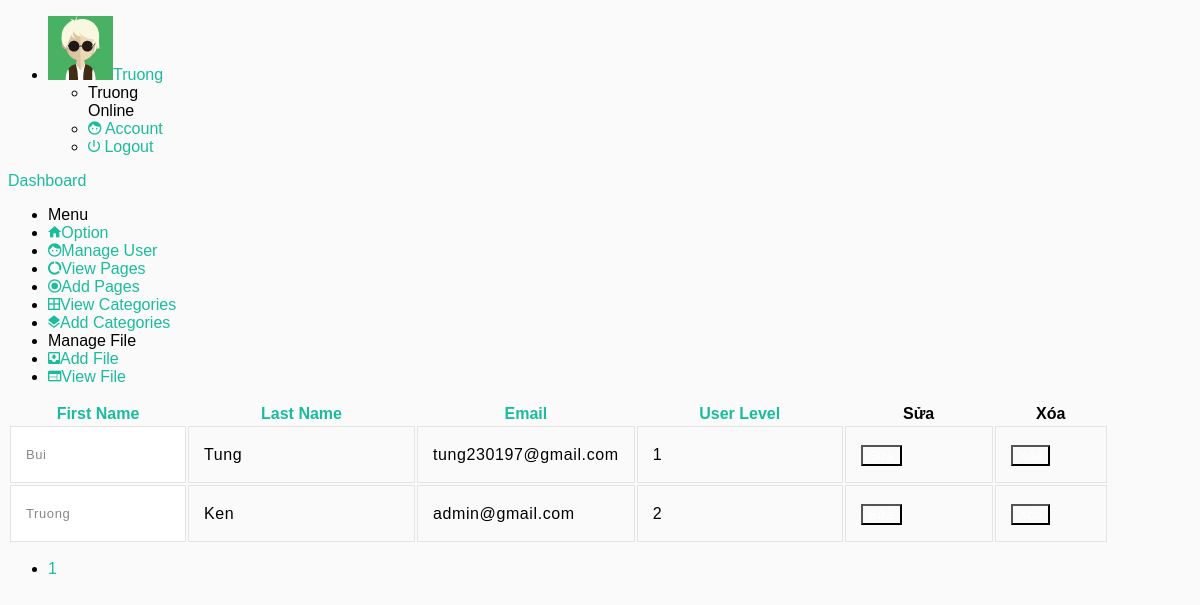
/admin/manage_user.php (signed in), run on the app's committed database.
### tables this page shows
CREATE TABLE IF NOT EXISTS `users` (
  `user_id` int(11) NOT NULL AUTO_INCREMENT,
  `first_name` varchar(50) NOT NULL,
  `last_name` varchar(50) NOT NULL,
  `email` varchar(60) NOT NULL,
  `pass` varchar(40) NOT NULL,
  `website` varchar(60) DEFAULT NULL,
  `bio` text,
  `avatar` varchar(100) DEFAULT NULL,
  `user_level` tinyint(4) NOT NULL,
  `active` varchar(60) DEFAULT NULL,
  `registration_date` datetime NOT NULL,
  PRIMARY KEY (`user_id`),
  UNIQUE KEY `email` (`email`),
  KEY `registration_date` (`registration_date`),
  KEY `first_name` (`first_name`),
  KEY `last_name` (`last_name`),
  KEY `pass` (`pass`)
);

### inc/func.php (called while the page is built, shortened)
<?php
	function getStartAndLimitForAdmin($query){
		global $dbc;
         $limit = 6;
         if(isset($_GET['page']) && filter_var($_GET['page'],FILTER_VALIDATE_INT,array('min_range' => 1))){
            $page = $_GET['page'];
         }else{
            $page = 1;
         }
         $q = $query;
         $r = mysqli_query($dbc,$q);
         list($record) = mysqli_fetch_array($r,MYSQLI_NUM);
         if($record>$limit){
            $total_page = ceil($record/$limit);
         }else{
            $total_page = 1;
         }
         $start = ($page-1)*$limit;
         return $sr = array ('start' 		=> $start,
         					 'limit' 		=> $limit,
         					 'page' 		=> $page,
         					 'total_page'	=> $total_page
         					);
	}
 ?>

### admin/manage_user.php (the view, shortened to what this page needs)
<?php include '../admin/include/header.php'; ?>
<?php include '../admin/include/nav.php'; ?>
<?php include '../admin/include/menu.php'; ?>
<?php require_once '../inc/connect.php'; ?>
<?php require_once '../inc/func.php'; ?>
        <div class="be-content">
            <div class="main-content container-fluid">
                <div class="row">
            <div class="col-sm-12">
              <div class="panel panel-default panel-table">
                <div class="panel-body">
                  <div id="table1_wrapper" class="dataTables_wrapper form-inline dt-bootstrap no-footer">
                  	<div class="row be-datatable-body">
                  		<div class="col-sm-12">
                  			<table id="table1" class="table table-striped table-hover table-fw-widget dataTable no-footer" role="grid" aria-describedby="table1_info">
                    <thead>
                      <tr role="row"><th class="sorting_asc" tabindex="0" rowspan="1" colspan="1" style="width: 174px;"><a href='manage_user.php?order=fn'>First Name</a></th><th class="sorting" tabindex="0" rowspan="1" colspan="1" style="width: 225px;"><a href='manage_user.php?order=ln'>Last Name</a></th><th class="sorting" tabindex="0" rowspan="1" colspan="1" style="width: 204px;"><a href='manage_user.php?order=email'>Email</a></th><th class="sorting" tabindex="0" rowspan="1" colspan="1" style="width: 204px;"><a href='manage_user.php?order=lv'>User Level</a></th><th class="sorting" tabindex="0" rowspan="1" colspan="1" style="width: 146px;">Sửa</th><th class="sorting" tabindex="0" rowspan="1" colspan="1" style="width: 110px;">Xóa</th></tr>
                    </thead>
                    <tbody>
                    	<?php
                    		if(isset($_GET['order'])){
                    			switch ($_GET['order']) {
                    				case 'fn':
                    					$order = "first_name";
                    					break;
                    				case 'ln':
                    					$order = "last_name";
                    					break;
                    				case 'email':
                    					$order = "email";
                    					break;
                    				case 'lv':
                    					$order = "user_level";
                    				default:
                    					$order = "first_name";
                    					break;
                    			}
                    		}else{
                    			$order = "first_name";
                    		}
                    	 ?>
                    <?php
                        $pt = getStartAndLimitForAdmin("SELECT COUNT(user_id) FROM users");
                    	$q = "SELECT user_id,first_name,last_name,email,user_level FROM users ORDER BY {$order} ASC";
                    	$r = mysqli_query($dbc,$q);
                    	if(mysqli_num_rows($r) > 0){
                    		while($user = mysqli_fetch_array($r)){
                    			echo "
                    			<tr class='gradeA odd' role='row'>
                        			<td class='sorting_1'>{$user['first_name']}</td>
                        			<td>{$user['last_name']}</td>
                        			<td>{$user['email']}</td>
                        			<td>{$user['user_level']}</td>
                        			<td class='center'><button class='btn btn-space btn-warning'><a href='edit_user.php?id={$user['user_id']}'><font color='white'>Sửa</font></a></button></td>
                        			<td class='center'><button class='btn btn-space btn-danger'><a href='delete_user.php?id={$user['user_id']}'><font color='white'>Xóa</font></a></button></td>
                      			</tr>";
                    		}
                    	}else{
                    		echo "Không có dữ liệu";
                    	}
                     ?>
                    </tbody>
                  </table></div></div><div class="row be-datatable-footer"><div class="col-sm-7"><div class="dataTables_paginate paging_simple_numbers" id="table1_paginate"><ul class="pagination">
                    <?php
                            for($i=1;$i<=$pt['total_page'];$i++){
                              if($i == $pt['page']){
                                echo "<li class='paginate_button active'><a href='manage_user.php?page=".$i."' aria-controls='table1' data-dt-idx='".$i."' tabindex='0'>".$i."</a></li>";
                              }else{
                                echo "<li class='paginate_button '><a href='manage_user.php?page=".$i."' aria-controls='table1' data-dt-idx='".$i."' tabindex='0'>".$i."</a></li>";
                              }
                            }
                          ?>
                </ul></div></div></div></div>
                </div>
              </div>
            </div>
          </div>
            </div>
        </div>
<?php include '../admin/include/footer.php'; ?>

### css/style.css (style rules this page uses)
body { font-family: "Poppins", sans-serif; background: #fafafa !important; }
html { position: relative; min-height: 100%; }
a { text-decoration: none !important; color: #1abc9c; }
button { background-color: transparent; }
.table { margin-bottom: 0px; }
.table > tbody > tr > td { padding: 15px; line-height: 25px; letter-spacing: 0.6px; border: 1px solid #e4e4e4; }
.table tr > td { padding: 11px 13px; }
tr:nth-child(1) > td { border-top:0px; }
tr > td:nth-child(1) { background-color: #ffffff; font-weight: 500; font-size: 13px; color: #888888; width: 140px; }
tr > td:nth-child(2) { font-weight: 400; }

### data on the page
users: first_name "Bui", last_name "Tung", email "tung230197@gmail.com", user_level "1"
users: first_name "Truong", last_name "Ken", email "admin@gmail.com", user_level "2"

### other printed values
$name "Truong"
